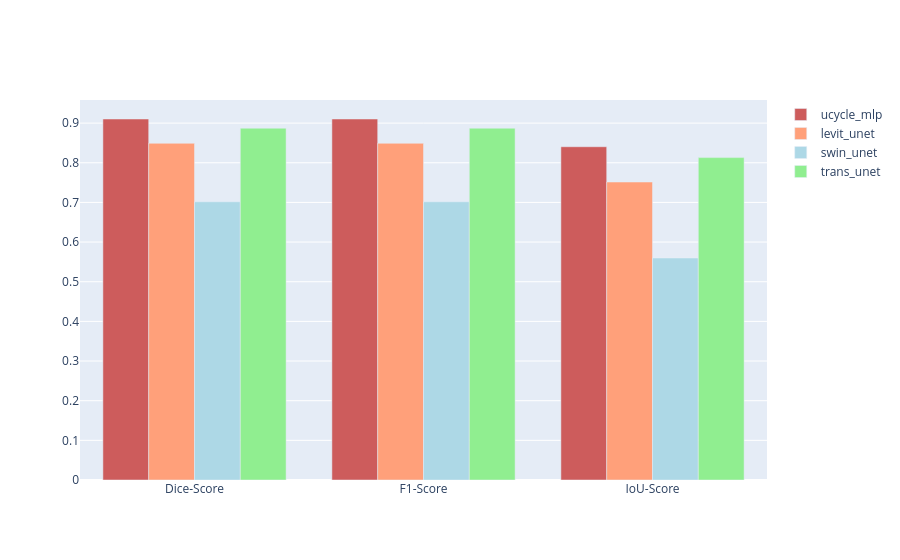

Notebook code for this chart:
### Code cell
import plotly.express as px
import plotly.graph_objects as go

metrics = ['Dice-Score', 'F1-Score', 'IoU-Score',]

fig = go.Figure()
fig.add_trace(go.Bar(
    x=metrics,
    y=acdc_ucycle_mlp_each_class_df['row_mean'].iloc[[0,3,2]],
    name='ucycle_mlp',
    marker_color='indianred'
))
fig.add_trace(go.Bar(
    x=metrics,
    y=acdc_levit_unet_each_class_df['row_mean'].iloc[[0,3,2]],
    name='levit_unet',
    marker_color='lightsalmon'
))
fig.add_trace(go.Bar(
    x=metrics,
    y=acdc_swin_unet_each_class_df['row_mean'].iloc[[0,3,2]],
    name='swin_unet',
    marker_color='lightblue'
))
fig.add_trace(go.Bar(
    x=metrics,
    y=acdc_trans_unet_each_class_df['row_mean'].iloc[[0,3,2]],
    name='trans_unet',
    marker_color='lightgreen'
))

# Here we modify the tickangle of the xaxis, resulting in rotated labels.
fig.update_layout(barmode='group')#, xaxis_tickangle=-45)
fig.show()

### Figure 1 — Plotly figure (JSON) as saved in the notebook; plotly's stock layout.template omitted (floating-point values rounded to 4 significant figures)
{"data": [{"marker": {"color": "indianred"}, "name": "ucycle_mlp", "type": "bar", "x": ["Dice-Score", "F1-Score", "IoU-Score"], "y": [0.9104, 0.9104, 0.8404]}, {"marker": {"color": "lightsalmon"}, "name": "levit_unet", "type": "bar", "x": ["Dice-Score", "F1-Score", "IoU-Score"], "y": [0.8491, 0.8491, 0.7514]}, {"marker": {"color": "lightblue"}, "name": "swin_unet", "type": "bar", "x": ["Dice-Score", "F1-Score", "IoU-Score"], "y": [0.7015, 0.7015, 0.5598]}, {"marker": {"color": "lightgreen"}, "name": "trans_unet", "type": "bar", "x": ["Dice-Score", "F1-Score", "IoU-Score"], "y": [0.8872, 0.8872, 0.813]}], "layout": {"barmode": "group"}}
